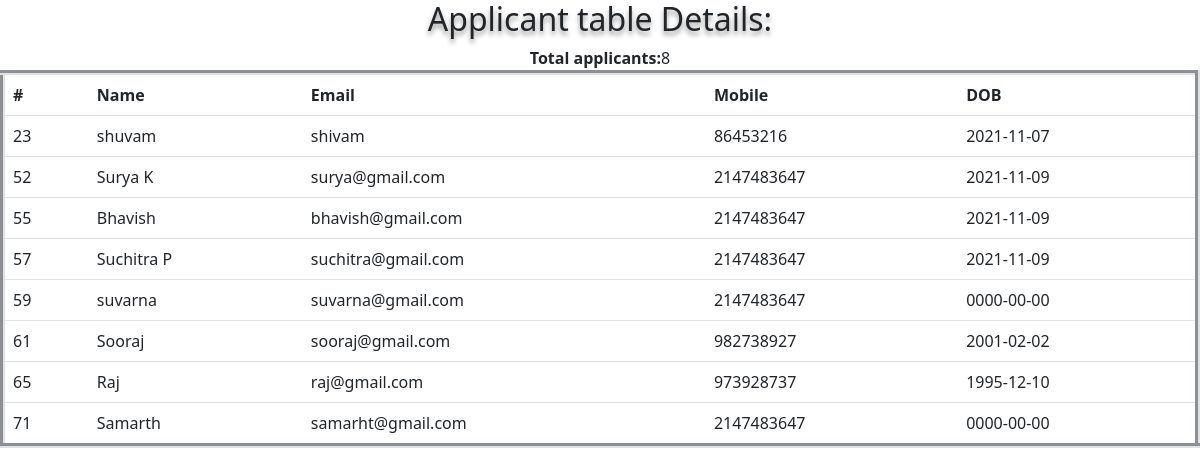
The app's page /tables/applicant.php with its own data.
### tables this page shows
CREATE TABLE `applicant` (
  `id` int(11) NOT NULL,
  `name` varchar(100) NOT NULL,
  `email` varchar(100) NOT NULL,
  `mobile` int(11) NOT NULL,
  `dob` date NOT NULL DEFAULT current_timestamp()
);

### tables/applicant.php (the view, shortened to what this page needs)
<!DOCTYPE html>
<html lang="en">
<head>
<link href="https://cdn.jsdelivr.net/npm/bootstrap@5.1.3/dist/css/bootstrap.min.css" rel="stylesheet">
</head>
<body>
    <h2 style="text-align: center;text-shadow:0 4px 5px rgba(0,0,0,0.4);">Applicant table Details:</h2>
<?php
$link= new mysqli("localhost","root",'',"jobapp1");
$qapp= mysqli_query($link, "SELECT * from applicant ");
$appcount=0;
  echo "<center>";
  echo "<table class='table col-md-12' border='5'>
<tr>
<th>#</th>
<th>Name</th>
<th>Email</th>
<th>Mobile</th>
<th>DOB</th>
</tr>";
echo "</center>";
  while($row=mysqli_fetch_array($qapp))
  {
      echo "<tr>";
      echo "<td>"; echo $row["id"]; echo "</td>";
      echo "<td>"; echo $row["name"]; echo "</td>";
      echo "<td>"; echo $row["email"]; echo "</td>";
      echo "<td>"; echo $row["mobile"]; echo "</td>";
      echo "<td>"; echo $row["dob"]; echo "</td>";
      echo "</tr>";
      $appcount= $appcount+1;
  }
  echo "<b>Total applicants:</b> ". $appcount;
  ?>
</body>
</html>

### records on screen
applicant: id "23", name "shuvam", email "shivam", mobile "86453216", dob "2021-11-07"
applicant: id "52", name "Surya K", email "surya@gmail.com", mobile "2147483647", dob "2021-11-09"
applicant: id "55", name "Bhavish", email "bhavish@gmail.com", mobile "2147483647", dob "2021-11-09"
applicant: id "57", name "Suchitra P", email "suchitra@gmail.com", mobile "2147483647", dob "2021-11-09"
applicant: id "59", name "suvarna", email "suvarna@gmail.com", mobile "2147483647", dob "0000-00-00"
applicant: id "61", name "Sooraj", email "sooraj@gmail.com", mobile "982738927", dob "2001-02-02"
applicant: id "65", name "Raj", email "raj@gmail.com", mobile "973928737", dob "1995-12-10"
applicant: id "71", name "Samarth", email "samarht@gmail.com", mobile "2147483647", dob "0000-00-00"
